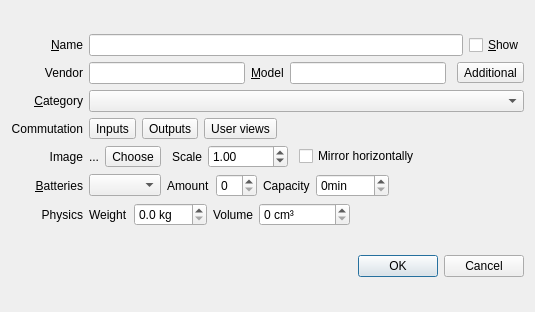
<?xml version="1.0" encoding="UTF-8"?>
<ui version="4.0">
 <class>DeviceProperties</class>
 <widget class="QDialog" name="DeviceProperties">
  <property name="geometry">
   <rect>
    <x>0</x>
    <y>0</y>
    <width>535</width>
    <height>312</height>
   </rect>
  </property>
  <property name="windowTitle">
   <string>Device Properties</string>
  </property>
  <layout class="QVBoxLayout" name="verticalLayout">
   <item>
    <layout class="QGridLayout" name="gridLayout">
     <item row="5" column="0">
      <widget class="QLabel" name="batteryLabel">
       <property name="text">
        <string>&amp;Batteries</string>
       </property>
       <property name="alignment">
        <set>Qt::AlignRight|Qt::AlignTrailing|Qt::AlignVCenter</set>
       </property>
       <property name="buddy">
        <cstring>batteryType</cstring>
       </property>
      </widget>
     </item>
     <item row="6" column="1">
      <layout class="QHBoxLayout" name="horizontalLayout_4">
       <item>
        <widget class="QLabel" name="weightLabel">
         <property name="text">
          <string>Weight</string>
         </property>
        </widget>
       </item>
       <item>
        <widget class="QDoubleSpinBox" name="weightInput">
         <property name="suffix">
          <string> kg</string>
         </property>
         <property name="decimals">
          <number>1</number>
         </property>
        </widget>
       </item>
       <item>
        <widget class="QLabel" name="volumeLabel">
         <property name="text">
          <string>Volume</string>
         </property>
        </widget>
       </item>
       <item>
        <widget class="QDoubleSpinBox" name="volumeInput">
         <property name="buttonSymbols">
          <enum>QAbstractSpinBox::UpDownArrows</enum>
         </property>
         <property name="showGroupSeparator" stdset="0">
          <bool>false</bool>
         </property>
         <property name="suffix">
          <string> cm³</string>
         </property>
         <property name="decimals">
          <number>0</number>
         </property>
         <property name="maximum">
          <double>1000000.000000000000000</double>
         </property>
        </widget>
       </item>
       <item>
        <spacer name="horizontalSpacer_3">
         <property name="orientation">
          <enum>Qt::Horizontal</enum>
         </property>
         <property name="sizeHint" stdset="0">
          <size>
           <width>40</width>
           <height>2</height>
          </size>
         </property>
        </spacer>
       </item>
      </layout>
     </item>
     <item row="1" column="0">
      <widget class="QLabel" name="vendorLabel">
       <property name="text">
        <string>Vendor</string>
       </property>
       <property name="alignment">
        <set>Qt::AlignRight|Qt::AlignTrailing|Qt::AlignVCenter</set>
       </property>
       <property name="buddy">
        <cstring>vendor</cstring>
       </property>
      </widget>
     </item>
     <item row="5" column="1">
      <layout class="QHBoxLayout" name="horizontalLayout">
       <item>
        <widget class="QComboBox" name="batteryType"/>
       </item>
       <item>
        <widget class="QLabel" name="label_2">
         <property name="text">
          <string>Amount</string>
         </property>
        </widget>
       </item>
       <item>
        <widget class="QSpinBox" name="batteryCount">
         <property name="maximum">
          <number>10</number>
         </property>
        </widget>
       </item>
       <item>
        <widget class="QLabel" name="label">
         <property name="text">
          <string>Capacity</string>
         </property>
        </widget>
       </item>
       <item>
        <widget class="QSpinBox" name="batteryCapacity">
         <property name="suffix">
          <string>min</string>
         </property>
         <property name="maximum">
          <number>3600</number>
         </property>
        </widget>
       </item>
       <item>
        <spacer name="horizontalSpacer_6">
         <property name="orientation">
          <enum>Qt::Horizontal</enum>
         </property>
         <property name="sizeHint" stdset="0">
          <size>
           <width>40</width>
           <height>2</height>
          </size>
         </property>
        </spacer>
       </item>
      </layout>
     </item>
     <item row="0" column="1">
      <layout class="QHBoxLayout" name="nameLayout">
       <item>
        <widget class="QLineEdit" name="deviceName"/>
       </item>
       <item>
        <widget class="QCheckBox" name="showTitle">
         <property name="text">
          <string>&amp;Show</string>
         </property>
        </widget>
       </item>
      </layout>
     </item>
     <item row="0" column="0">
      <widget class="QLabel" name="deviceNameLabel">
       <property name="text">
        <string>&amp;Name</string>
       </property>
       <property name="alignment">
        <set>Qt::AlignRight|Qt::AlignTrailing|Qt::AlignVCenter</set>
       </property>
       <property name="buddy">
        <cstring>deviceName</cstring>
       </property>
      </widget>
     </item>
     <item row="1" column="1">
      <layout class="QHBoxLayout" name="horizontalLayout_5" stretch="0,0,0,0,0">
       <item>
        <widget class="QLineEdit" name="vendor"/>
       </item>
       <item>
        <widget class="QLabel" name="modelLabel">
         <property name="text">
          <string>&amp;Model</string>
         </property>
         <property name="buddy">
          <cstring>model</cstring>
         </property>
        </widget>
       </item>
       <item>
        <widget class="QLineEdit" name="model"/>
       </item>
       <item>
        <spacer name="horizontalSpacer_4">
         <property name="orientation">
          <enum>Qt::Horizontal</enum>
         </property>
         <property name="sizeType">
          <enum>QSizePolicy::Maximum</enum>
         </property>
         <property name="sizeHint" stdset="0">
          <size>
           <width>5</width>
           <height>2</height>
          </size>
         </property>
        </spacer>
       </item>
       <item>
        <widget class="QToolButton" name="additionalInfo">
         <property name="text">
          <string>Additional</string>
         </property>
        </widget>
       </item>
      </layout>
     </item>
     <item row="3" column="1">
      <layout class="QHBoxLayout" name="horizontalLayout_2">
       <item>
        <widget class="QToolButton" name="inputsEditLogical">
         <property name="text">
          <string>Inputs</string>
         </property>
        </widget>
       </item>
       <item>
        <widget class="QToolButton" name="outputsEditLogical">
         <property name="text">
          <string>Outputs</string>
         </property>
        </widget>
       </item>
       <item>
        <widget class="QToolButton" name="viewsEdit">
         <property name="text">
          <string>User views</string>
         </property>
        </widget>
       </item>
       <item>
        <spacer name="horizontalSpacer_2">
         <property name="orientation">
          <enum>Qt::Horizontal</enum>
         </property>
         <property name="sizeHint" stdset="0">
          <size>
           <width>40</width>
           <height>2</height>
          </size>
         </property>
        </spacer>
       </item>
      </layout>
     </item>
     <item row="4" column="1">
      <layout class="QHBoxLayout" name="imageLayout">
       <item>
        <widget class="QLabel" name="currentImage">
         <property name="text">
          <string>...</string>
         </property>
        </widget>
       </item>
       <item>
        <widget class="QToolButton" name="imageChooseButton">
         <property name="toolTip">
          <string>choose device image</string>
         </property>
         <property name="text">
          <string>Choose</string>
         </property>
        </widget>
       </item>
       <item>
        <spacer name="horizontalSpacer">
         <property name="orientation">
          <enum>Qt::Horizontal</enum>
         </property>
         <property name="sizeType">
          <enum>QSizePolicy::Fixed</enum>
         </property>
         <property name="sizeHint" stdset="0">
          <size>
           <width>5</width>
           <height>2</height>
          </size>
         </property>
        </spacer>
       </item>
       <item>
        <widget class="QLabel" name="zoomLabel">
         <property name="text">
          <string>Scale</string>
         </property>
         <property name="buddy">
          <cstring>zoom</cstring>
         </property>
        </widget>
       </item>
       <item>
        <widget class="QDoubleSpinBox" name="zoom">
         <property name="sizePolicy">
          <sizepolicy hsizetype="Preferred" vsizetype="Fixed">
           <horstretch>0</horstretch>
           <verstretch>0</verstretch>
          </sizepolicy>
         </property>
         <property name="minimumSize">
          <size>
           <width>80</width>
           <height>0</height>
          </size>
         </property>
         <property name="minimum">
          <double>0.500000000000000</double>
         </property>
         <property name="maximum">
          <double>2.000000000000000</double>
         </property>
         <property name="singleStep">
          <double>0.250000000000000</double>
         </property>
         <property name="value">
          <double>1.000000000000000</double>
         </property>
        </widget>
       </item>
       <item>
        <spacer name="horizontalSpacer_7">
         <property name="orientation">
          <enum>Qt::Horizontal</enum>
         </property>
         <property name="sizeType">
          <enum>QSizePolicy::Fixed</enum>
         </property>
         <property name="sizeHint" stdset="0">
          <size>
           <width>5</width>
           <height>2</height>
          </size>
         </property>
        </spacer>
       </item>
       <item>
        <widget class="QCheckBox" name="imageMirror">
         <property name="text">
          <string>Mirror horizontally</string>
         </property>
        </widget>
       </item>
       <item>
        <spacer name="horizontalSpacer_5">
         <property name="orientation">
          <enum>Qt::Horizontal</enum>
         </property>
         <property name="sizeHint" stdset="0">
          <size>
           <width>40</width>
           <height>2</height>
          </size>
         </property>
        </spacer>
       </item>
      </layout>
     </item>
     <item row="2" column="0">
      <widget class="QLabel" name="categoryLabel">
       <property name="text">
        <string>&amp;Category</string>
       </property>
       <property name="alignment">
        <set>Qt::AlignRight|Qt::AlignTrailing|Qt::AlignVCenter</set>
       </property>
       <property name="buddy">
        <cstring>category</cstring>
       </property>
      </widget>
     </item>
     <item row="4" column="0">
      <widget class="QLabel" name="imageLabel">
       <property name="text">
        <string>Image</string>
       </property>
       <property name="alignment">
        <set>Qt::AlignRight|Qt::AlignTrailing|Qt::AlignVCenter</set>
       </property>
       <property name="buddy">
        <cstring>imageChooseButton</cstring>
       </property>
      </widget>
     </item>
     <item row="2" column="1">
      <widget class="QComboBox" name="category"/>
     </item>
     <item row="3" column="0">
      <widget class="QLabel" name="commutationLabel">
       <property name="text">
        <string>Commutation</string>
       </property>
       <property name="alignment">
        <set>Qt::AlignRight|Qt::AlignTrailing|Qt::AlignVCenter</set>
       </property>
      </widget>
     </item>
     <item row="6" column="0">
      <widget class="QLabel" name="physicsLabel">
       <property name="text">
        <string>Physics</string>
       </property>
       <property name="alignment">
        <set>Qt::AlignRight|Qt::AlignTrailing|Qt::AlignVCenter</set>
       </property>
      </widget>
     </item>
    </layout>
   </item>
   <item>
    <widget class="QDialogButtonBox" name="buttonBox">
     <property name="orientation">
      <enum>Qt::Horizontal</enum>
     </property>
     <property name="standardButtons">
      <set>QDialogButtonBox::Cancel|QDialogButtonBox::Ok</set>
     </property>
    </widget>
   </item>
  </layout>
 </widget>
 <tabstops>
  <tabstop>deviceName</tabstop>
  <tabstop>showTitle</tabstop>
  <tabstop>vendor</tabstop>
  <tabstop>model</tabstop>
  <tabstop>category</tabstop>
  <tabstop>imageChooseButton</tabstop>
  <tabstop>zoom</tabstop>
  <tabstop>batteryType</tabstop>
  <tabstop>batteryCount</tabstop>
 </tabstops>
 <resources/>
 <connections>
  <connection>
   <sender>buttonBox</sender>
   <signal>accepted()</signal>
   <receiver>DeviceProperties</receiver>
   <slot>accept()</slot>
   <hints>
    <hint type="sourcelabel">
     <x>272</x>
     <y>495</y>
    </hint>
    <hint type="destinationlabel">
     <x>157</x>
     <y>274</y>
    </hint>
   </hints>
  </connection>
  <connection>
   <sender>buttonBox</sender>
   <signal>rejected()</signal>
   <receiver>DeviceProperties</receiver>
   <slot>reject()</slot>
   <hints>
    <hint type="sourcelabel">
     <x>340</x>
     <y>495</y>
    </hint>
    <hint type="destinationlabel">
     <x>286</x>
     <y>274</y>
    </hint>
   </hints>
  </connection>
 </connections>
</ui>
